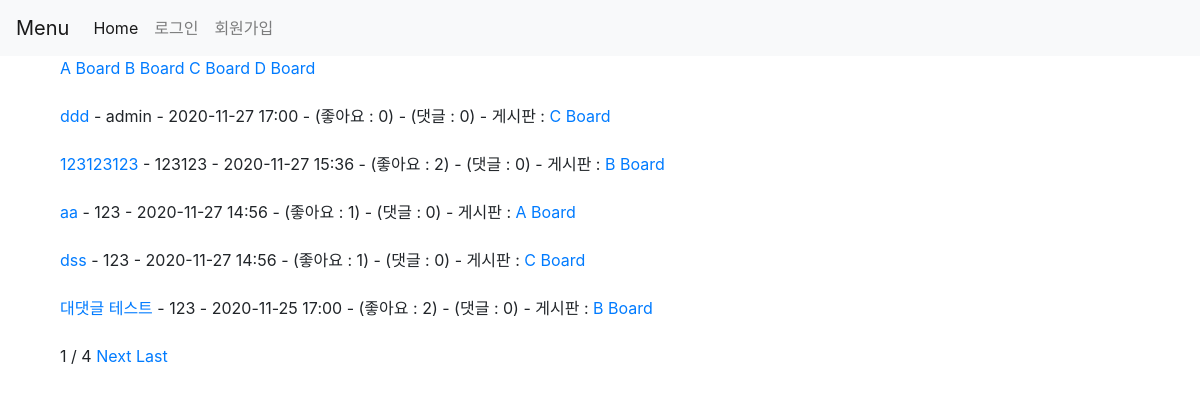
Before: / with the older database file.
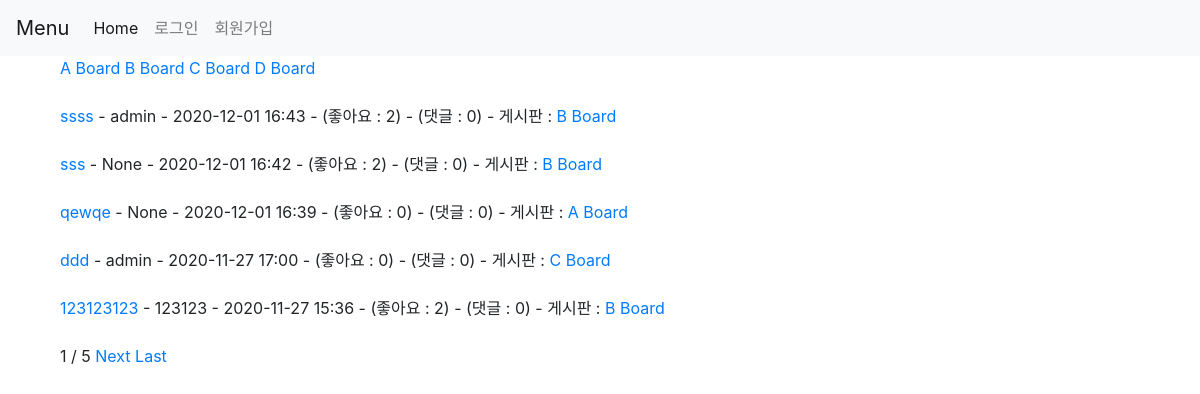
After: the same page with the newer database file.
### siteapp/models.py (models this page shows, shortened)
class Board(models.Model):
  title = models.CharField(max_length=20)

class Content(models.Model):
  title = models.CharField(max_length=20)
  body = models.TextField()
  date = models.DateTimeField(default=timezone.now)
  writer = models.ForeignKey('auth.User', on_delete=models.CASCADE, null=True)
  image = models.ImageField(upload_to="images/", null=True, blank=True)
  comment_count = models.PositiveIntegerField(default=0)
  like_count = models.PositiveIntegerField(default=0)
  board = models.ForeignKey(Board, on_delete = models.CASCADE, null=True)
  class Meta:
    ordering = ['-date',]

### siteapp/views.py (the view)
# urls.py: 2. Add a URL to urlpatterns:  path('', views.home, name='home')
def home(request):
  contents = Content.objects
  content_list = Content.objects.all()
  paginator = Paginator(content_list,5)
  page = request.GET.get('page')
  posts = paginator.get_page(page)
  board = Board.objects.all()
  return render(request,'home.html',{'contents':contents, 'posts':posts, 'Board':board})

### siteapp/templates/home.html (shortened to what this page needs)
{% extends 'base.html' %}
{% block content %}
<div class="container">
  {% for board in Board %}
    <a href="{% url 'board' board.id %}">{{board.title}}</a>
  {% endfor %}
  <br><br>
  {% for post in posts %}
    <a href="{% url 'detail' post.id %}">{{post.title}}</a>
    - {{post.writer}} - {{post.date | date:'Y-m-d H:i'}} - (좋아요 : {{post.like_count}})
    - (댓글 : {{post.comment_count}})
    - 게시판 : <a href="{% url 'board' post.board.id %}">{{post.board.title}}</a>
    <br><br>
  {% endfor %}
  <span>{{posts.number}} / {{posts.paginator.num_pages}}</span>
  {% if posts.has_next %}
    <a href="?page={{posts.next_page_number}}">Next</a>
    <a href="?page={{posts.paginator.num_pages}}">Last</a>
  {% endif %}
</div>
{% endblock %}

Changed rows visible on the page:
no longer on this page (row unchanged): Content: title "aa", writer "123", date "2020-11-27 14:56", like_count "1", comment_count "0", board "A Board"
no longer on this page (row unchanged): Content: title "dss", writer "123", date "2020-11-27 14:56", like_count "1", comment_count "0", board "C Board"
no longer on this page (row unchanged): Content: title "대댓글 테스트", writer "123", date "2020-11-25 17:00", like_count "2", comment_count "0", board "B Board"
added Content: title "ssss", writer "admin", date "2020-12-01 16:43", like_count "2", comment_count "0", board "B Board"
added Content: title "sss", writer "None", date "2020-12-01 16:42", like_count "2", comment_count "0", board "B Board"
added Content: title "qewqe", writer "None", date "2020-12-01 16:39", like_count "0", comment_count "0", board "A Board"
Other visible differences:
{{ posts.paginator.num_pages }}: "4" → "5"
